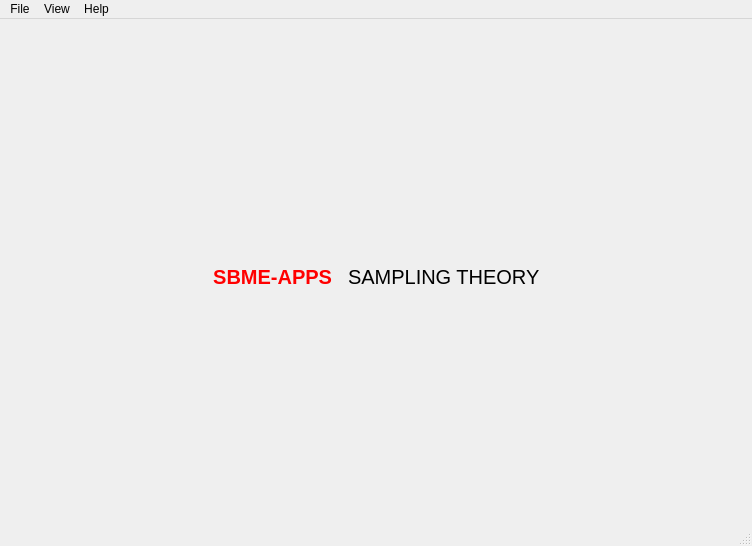
<?xml version="1.0" encoding="UTF-8"?>
<ui version="4.0">
 <class>MainWindow</class>
 <widget class="QMainWindow" name="MainWindow">
  <property name="geometry">
   <rect>
    <x>0</x>
    <y>0</y>
    <width>752</width>
    <height>546</height>
   </rect>
  </property>
  <property name="windowTitle">
   <string>MainWindow</string>
  </property>
  <widget class="QWidget" name="centralwidget">
   <layout class="QVBoxLayout" name="verticalLayout">
    <item>
     <layout class="QHBoxLayout" name="horizontalLayout">
      <item>
       <spacer name="horizontalSpacer_2">
        <property name="orientation">
         <enum>Qt::Horizontal</enum>
        </property>
        <property name="sizeHint" stdset="0">
         <size>
          <width>40</width>
          <height>20</height>
         </size>
        </property>
       </spacer>
      </item>
      <item>
       <widget class="QLabel" name="label_2">
        <property name="maximumSize">
         <size>
          <width>16777215</width>
          <height>45</height>
         </size>
        </property>
        <property name="styleSheet">
         <string notr="true">font-size: 20px;
margin-top: 10px;
font-family: &quot;Source Code Pro&quot;;
color: rgb(255, 0, 0);
font-weight: bold;
border: none;</string>
        </property>
        <property name="text">
         <string>SBME-APPS</string>
        </property>
        <property name="alignment">
         <set>Qt::AlignRight|Qt::AlignTrailing|Qt::AlignVCenter</set>
        </property>
       </widget>
      </item>
      <item>
       <widget class="QLabel" name="label">
        <property name="maximumSize">
         <size>
          <width>16777215</width>
          <height>45</height>
         </size>
        </property>
        <property name="styleSheet">
         <string notr="true">font-size: 20px;
font-family: &quot;Source Code Pro&quot;;
margin-top: 10px;</string>
        </property>
        <property name="text">
         <string>SAMPLING THEORY</string>
        </property>
        <property name="alignment">
         <set>Qt::AlignLeading|Qt::AlignLeft|Qt::AlignVCenter</set>
        </property>
       </widget>
      </item>
      <item>
       <spacer name="horizontalSpacer">
        <property name="orientation">
         <enum>Qt::Horizontal</enum>
        </property>
        <property name="sizeHint" stdset="0">
         <size>
          <width>40</width>
          <height>20</height>
         </size>
        </property>
       </spacer>
      </item>
     </layout>
    </item>
   </layout>
  </widget>
  <widget class="QMenuBar" name="menubar">
   <property name="geometry">
    <rect>
     <x>0</x>
     <y>0</y>
     <width>752</width>
     <height>20</height>
    </rect>
   </property>
   <widget class="QMenu" name="menuFile">
    <property name="title">
     <string>File</string>
    </property>
    <addaction name="actionLoad_Signal"/>
    <addaction name="actionPrintSignal"/>
    <addaction name="separator"/>
    <addaction name="actionExit"/>
   </widget>
   <widget class="QMenu" name="menuView">
    <property name="title">
     <string>View</string>
    </property>
    <widget class="QMenu" name="menuPlot_Color">
     <property name="title">
      <string>Plot Color</string>
     </property>
     <addaction name="separator"/>
     <addaction name="actionWhite"/>
     <addaction name="actionDark"/>
    </widget>
    <addaction name="menuPlot_Color"/>
   </widget>
   <widget class="QMenu" name="menuHelp">
    <property name="title">
     <string>Help</string>
    </property>
    <addaction name="actionTeam"/>
    <addaction name="actionLisence"/>
    <addaction name="separator"/>
    <addaction name="actionAbout_signal_viewer"/>
   </widget>
   <addaction name="menuFile"/>
   <addaction name="menuView"/>
   <addaction name="menuHelp"/>
  </widget>
  <widget class="QStatusBar" name="statusbar"/>
  <action name="actionLoad">
   <property name="text">
    <string>Load</string>
   </property>
  </action>
  <action name="actionPrintSignal">
   <property name="text">
    <string>Print</string>
   </property>
  </action>
  <action name="actionWhite">
   <property name="text">
    <string>White</string>
   </property>
  </action>
  <action name="actionDark">
   <property name="text">
    <string>Dark</string>
   </property>
  </action>
  <action name="actionTeam">
   <property name="text">
    <string>Team</string>
   </property>
  </action>
  <action name="actionLisence">
   <property name="text">
    <string>License</string>
   </property>
  </action>
  <action name="actionAbout_signal_viewer">
   <property name="text">
    <string>About SBME Viewer!</string>
   </property>
  </action>
  <action name="actionExit">
   <property name="text">
    <string>Exit</string>
   </property>
  </action>
  <action name="actionNew_Tab">
   <property name="text">
    <string>Load Signal</string>
   </property>
  </action>
  <action name="actionLoad_Signal">
   <property name="text">
    <string>Load Signal</string>
   </property>
   <property name="toolTip">
    <string>Load signal in a new channel</string>
   </property>
  </action>
 </widget>
 <resources/>
 <connections/>
</ui>
